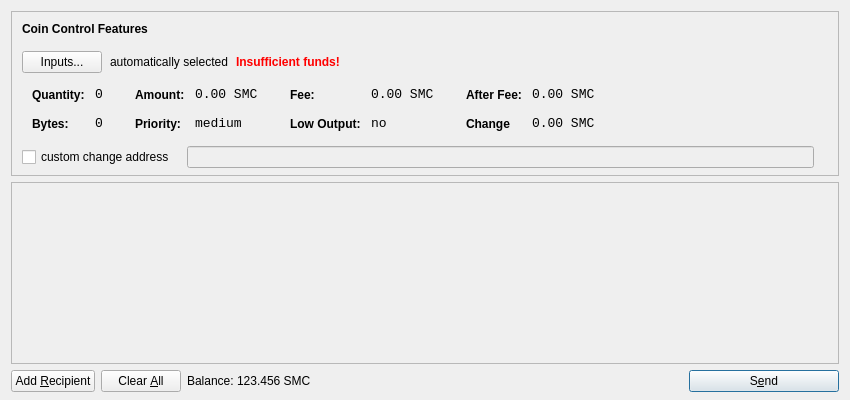
<?xml version="1.0" encoding="UTF-8"?>
<ui version="4.0">
 <class>SendCoinsDialog</class>
 <widget class="QDialog" name="SendCoinsDialog">
  <property name="geometry">
   <rect>
    <x>0</x>
    <y>0</y>
    <width>850</width>
    <height>400</height>
   </rect>
  </property>
  <property name="windowTitle">
   <string>Send Coins</string>
  </property>
  <layout class="QVBoxLayout" name="verticalLayout" stretch="0,1,0">
   <property name="bottomMargin">
    <number>8</number>
   </property>
   <item>
    <widget class="QFrame" name="frameCoinControl">
     <property name="sizePolicy">
      <sizepolicy hsizetype="Expanding" vsizetype="Expanding">
       <horstretch>0</horstretch>
       <verstretch>0</verstretch>
      </sizepolicy>
     </property>
     <property name="maximumSize">
      <size>
       <width>16777215</width>
       <height>16777215</height>
      </size>
     </property>
     <property name="frameShape">
      <enum>QFrame::StyledPanel</enum>
     </property>
     <property name="frameShadow">
      <enum>QFrame::Sunken</enum>
     </property>
     <layout class="QVBoxLayout" name="verticalLayoutCoinControl2">
      <property name="spacing">
       <number>-1</number>
      </property>
      <property name="leftMargin">
       <number>0</number>
      </property>
      <property name="topMargin">
       <number>0</number>
      </property>
      <property name="rightMargin">
       <number>0</number>
      </property>
      <property name="bottomMargin">
       <number>6</number>
      </property>
      <item>
       <layout class="QVBoxLayout" name="verticalLayoutCoinControl" stretch="0,0,0,0,1">
        <property name="spacing">
         <number>0</number>
        </property>
        <property name="leftMargin">
         <number>10</number>
        </property>
        <property name="topMargin">
         <number>10</number>
        </property>
        <item>
         <layout class="QHBoxLayout" name="horizontalLayoutCoinControl1">
          <property name="bottomMargin">
           <number>15</number>
          </property>
          <item>
           <widget class="QLabel" name="labelCoinControlFeatures">
            <property name="sizePolicy">
             <sizepolicy hsizetype="Preferred" vsizetype="Maximum">
              <horstretch>0</horstretch>
              <verstretch>0</verstretch>
             </sizepolicy>
            </property>
            <property name="font">
             <font>
              <weight>75</weight>
              <bold>true</bold>
             </font>
            </property>
            <property name="styleSheet">
             <string notr="true">font-weight:bold;</string>
            </property>
            <property name="text">
             <string>Coin Control Features</string>
            </property>
           </widget>
          </item>
         </layout>
        </item>
        <item>
         <layout class="QHBoxLayout" name="horizontalLayoutCoinControl2" stretch="0,0,0,0">
          <property name="spacing">
           <number>8</number>
          </property>
          <property name="bottomMargin">
           <number>10</number>
          </property>
          <item>
           <widget class="QPushButton" name="pushButtonCoinControl">
            <property name="styleSheet">
             <string notr="true"/>
            </property>
            <property name="text">
             <string>Inputs...</string>
            </property>
           </widget>
          </item>
          <item>
           <widget class="QLabel" name="labelCoinControlAutomaticallySelected">
            <property name="text">
             <string>automatically selected</string>
            </property>
            <property name="margin">
             <number>5</number>
            </property>
           </widget>
          </item>
          <item>
           <widget class="QLabel" name="labelCoinControlInsuffFunds">
            <property name="font">
             <font>
              <weight>75</weight>
              <bold>true</bold>
             </font>
            </property>
            <property name="styleSheet">
             <string notr="true">color:red;font-weight:bold;</string>
            </property>
            <property name="text">
             <string>Insufficient funds!</string>
            </property>
            <property name="margin">
             <number>5</number>
            </property>
           </widget>
          </item>
          <item>
           <spacer name="horizontalSpacerCoinControl">
            <property name="orientation">
             <enum>Qt::Horizontal</enum>
            </property>
            <property name="sizeHint" stdset="0">
             <size>
              <width>40</width>
              <height>1</height>
             </size>
            </property>
           </spacer>
          </item>
         </layout>
        </item>
        <item>
         <widget class="QWidget" name="widgetCoinControl" native="true">
          <property name="sizePolicy">
           <sizepolicy hsizetype="Preferred" vsizetype="Preferred">
            <horstretch>0</horstretch>
            <verstretch>0</verstretch>
           </sizepolicy>
          </property>
          <property name="minimumSize">
           <size>
            <width>0</width>
            <height>0</height>
           </size>
          </property>
          <property name="styleSheet">
           <string notr="true"/>
          </property>
          <layout class="QHBoxLayout" name="horizontalLayoutCoinControl5">
           <property name="margin">
            <number>0</number>
           </property>
           <item>
            <layout class="QHBoxLayout" name="horizontalLayoutCoinControl3" stretch="0,0,0,1">
             <property name="spacing">
              <number>20</number>
             </property>
             <property name="topMargin">
              <number>0</number>
             </property>
             <property name="bottomMargin">
              <number>10</number>
             </property>
             <item>
              <layout class="QFormLayout" name="formLayoutCoinControl1">
               <property name="horizontalSpacing">
                <number>10</number>
               </property>
               <property name="verticalSpacing">
                <number>14</number>
               </property>
               <property name="leftMargin">
                <number>10</number>
               </property>
               <property name="topMargin">
                <number>4</number>
               </property>
               <property name="rightMargin">
                <number>6</number>
               </property>
               <item row="0" column="0">
                <widget class="QLabel" name="labelCoinControlQuantityText">
                 <property name="styleSheet">
                  <string notr="true">font-weight:bold;</string>
                 </property>
                 <property name="text">
                  <string>Quantity:</string>
                 </property>
                 <property name="margin">
                  <number>0</number>
                 </property>
                </widget>
               </item>
               <item row="0" column="1">
                <widget class="QLabel" name="labelCoinControlQuantity">
                 <property name="font">
                  <font>
                   <family>Monospace</family>
                   <pointsize>10</pointsize>
                  </font>
                 </property>
                 <property name="cursor">
                  <cursorShape>IBeamCursor</cursorShape>
                 </property>
                 <property name="contextMenuPolicy">
                  <enum>Qt::ActionsContextMenu</enum>
                 </property>
                 <property name="text">
                  <string>0</string>
                 </property>
                 <property name="margin">
                  <number>0</number>
                 </property>
                 <property name="textInteractionFlags">
                  <set>Qt::LinksAccessibleByMouse|Qt::TextSelectableByKeyboard|Qt::TextSelectableByMouse</set>
                 </property>
                </widget>
               </item>
               <item row="1" column="0">
                <widget class="QLabel" name="labelCoinControlBytesText">
                 <property name="styleSheet">
                  <string notr="true">font-weight:bold;</string>
                 </property>
                 <property name="text">
                  <string>Bytes:</string>
                 </property>
                </widget>
               </item>
               <item row="1" column="1">
                <widget class="QLabel" name="labelCoinControlBytes">
                 <property name="font">
                  <font>
                   <family>Monospace</family>
                   <pointsize>10</pointsize>
                  </font>
                 </property>
                 <property name="cursor">
                  <cursorShape>IBeamCursor</cursorShape>
                 </property>
                 <property name="contextMenuPolicy">
                  <enum>Qt::ActionsContextMenu</enum>
                 </property>
                 <property name="text">
                  <string>0</string>
                 </property>
                 <property name="textInteractionFlags">
                  <set>Qt::LinksAccessibleByMouse|Qt::TextSelectableByKeyboard|Qt::TextSelectableByMouse</set>
                 </property>
                </widget>
               </item>
              </layout>
             </item>
             <item>
              <layout class="QFormLayout" name="formLayoutCoinControl2">
               <property name="horizontalSpacing">
                <number>10</number>
               </property>
               <property name="verticalSpacing">
                <number>14</number>
               </property>
               <property name="leftMargin">
                <number>6</number>
               </property>
               <property name="topMargin">
                <number>4</number>
               </property>
               <property name="rightMargin">
                <number>6</number>
               </property>
               <item row="0" column="0">
                <widget class="QLabel" name="labelCoinControlAmountText">
                 <property name="styleSheet">
                  <string notr="true">font-weight:bold;</string>
                 </property>
                 <property name="text">
                  <string>Amount:</string>
                 </property>
                 <property name="margin">
                  <number>0</number>
                 </property>
                </widget>
               </item>
               <item row="0" column="1">
                <widget class="QLabel" name="labelCoinControlAmount">
                 <property name="font">
                  <font>
                   <family>Monospace</family>
                   <pointsize>10</pointsize>
                  </font>
                 </property>
                 <property name="cursor">
                  <cursorShape>IBeamCursor</cursorShape>
                 </property>
                 <property name="contextMenuPolicy">
                  <enum>Qt::ActionsContextMenu</enum>
                 </property>
                 <property name="text">
                  <string notr="true">0.00 SMC</string>
                 </property>
                 <property name="textInteractionFlags">
                  <set>Qt::LinksAccessibleByMouse|Qt::TextSelectableByKeyboard|Qt::TextSelectableByMouse</set>
                 </property>
                </widget>
               </item>
               <item row="1" column="0">
                <widget class="QLabel" name="labelCoinControlPriorityText">
                 <property name="styleSheet">
                  <string notr="true">font-weight:bold;</string>
                 </property>
                 <property name="text">
                  <string>Priority:</string>
                 </property>
                </widget>
               </item>
               <item row="1" column="1">
                <widget class="QLabel" name="labelCoinControlPriority">
                 <property name="font">
                  <font>
                   <family>Monospace</family>
                   <pointsize>10</pointsize>
                  </font>
                 </property>
                 <property name="cursor">
                  <cursorShape>IBeamCursor</cursorShape>
                 </property>
                 <property name="contextMenuPolicy">
                  <enum>Qt::ActionsContextMenu</enum>
                 </property>
                 <property name="text">
                  <string>medium</string>
                 </property>
                 <property name="textInteractionFlags">
                  <set>Qt::LinksAccessibleByMouse|Qt::TextSelectableByKeyboard|Qt::TextSelectableByMouse</set>
                 </property>
                </widget>
               </item>
              </layout>
             </item>
             <item>
              <layout class="QFormLayout" name="formLayoutCoinControl3">
               <property name="horizontalSpacing">
                <number>10</number>
               </property>
               <property name="verticalSpacing">
                <number>14</number>
               </property>
               <property name="leftMargin">
                <number>6</number>
               </property>
               <property name="topMargin">
                <number>4</number>
               </property>
               <property name="rightMargin">
                <number>6</number>
               </property>
               <item row="0" column="0">
                <widget class="QLabel" name="labelCoinControlFeeText">
                 <property name="styleSheet">
                  <string notr="true">font-weight:bold;</string>
                 </property>
                 <property name="text">
                  <string>Fee:</string>
                 </property>
                 <property name="margin">
                  <number>0</number>
                 </property>
                </widget>
               </item>
               <item row="0" column="1">
                <widget class="QLabel" name="labelCoinControlFee">
                 <property name="font">
                  <font>
                   <family>Monospace</family>
                   <pointsize>10</pointsize>
                  </font>
                 </property>
                 <property name="cursor">
                  <cursorShape>IBeamCursor</cursorShape>
                 </property>
                 <property name="contextMenuPolicy">
                  <enum>Qt::ActionsContextMenu</enum>
                 </property>
                 <property name="text">
                  <string notr="true">0.00 SMC</string>
                 </property>
                 <property name="textInteractionFlags">
                  <set>Qt::LinksAccessibleByMouse|Qt::TextSelectableByKeyboard|Qt::TextSelectableByMouse</set>
                 </property>
                </widget>
               </item>
               <item row="1" column="0">
                <widget class="QLabel" name="labelCoinControlLowOutputText">
                 <property name="styleSheet">
                  <string notr="true">font-weight:bold;</string>
                 </property>
                 <property name="text">
                  <string>Low Output:</string>
                 </property>
                </widget>
               </item>
               <item row="1" column="1">
                <widget class="QLabel" name="labelCoinControlLowOutput">
                 <property name="font">
                  <font>
                   <family>Monospace</family>
                   <pointsize>10</pointsize>
                  </font>
                 </property>
                 <property name="cursor">
                  <cursorShape>IBeamCursor</cursorShape>
                 </property>
                 <property name="contextMenuPolicy">
                  <enum>Qt::ActionsContextMenu</enum>
                 </property>
                 <property name="text">
                  <string>no</string>
                 </property>
                 <property name="textInteractionFlags">
                  <set>Qt::LinksAccessibleByMouse|Qt::TextSelectableByKeyboard|Qt::TextSelectableByMouse</set>
                 </property>
                </widget>
               </item>
              </layout>
             </item>
             <item>
              <layout class="QFormLayout" name="formLayoutCoinControl4">
               <property name="horizontalSpacing">
                <number>10</number>
               </property>
               <property name="verticalSpacing">
                <number>14</number>
               </property>
               <property name="leftMargin">
                <number>6</number>
               </property>
               <property name="topMargin">
                <number>4</number>
               </property>
               <property name="rightMargin">
                <number>6</number>
               </property>
               <item row="0" column="0">
                <widget class="QLabel" name="labelCoinControlAfterFeeText">
                 <property name="styleSheet">
                  <string notr="true">font-weight:bold;</string>
                 </property>
                 <property name="text">
                  <string>After Fee:</string>
                 </property>
                 <property name="margin">
                  <number>0</number>
                 </property>
                </widget>
               </item>
               <item row="0" column="1">
                <widget class="QLabel" name="labelCoinControlAfterFee">
                 <property name="font">
                  <font>
                   <family>Monospace</family>
                   <pointsize>10</pointsize>
                  </font>
                 </property>
                 <property name="cursor">
                  <cursorShape>IBeamCursor</cursorShape>
                 </property>
                 <property name="contextMenuPolicy">
                  <enum>Qt::ActionsContextMenu</enum>
                 </property>
                 <property name="text">
                  <string notr="true">0.00 SMC</string>
                 </property>
                 <property name="textInteractionFlags">
                  <set>Qt::LinksAccessibleByMouse|Qt::TextSelectableByKeyboard|Qt::TextSelectableByMouse</set>
                 </property>
                </widget>
               </item>
               <item row="1" column="0">
                <widget class="QLabel" name="labelCoinControlChangeText">
                 <property name="styleSheet">
                  <string notr="true">font-weight:bold;</string>
                 </property>
                 <property name="text">
                  <string>Change</string>
                 </property>
                </widget>
               </item>
               <item row="1" column="1">
                <widget class="QLabel" name="labelCoinControlChange">
                 <property name="font">
                  <font>
                   <family>Monospace</family>
                   <pointsize>10</pointsize>
                  </font>
                 </property>
                 <property name="cursor">
                  <cursorShape>IBeamCursor</cursorShape>
                 </property>
                 <property name="contextMenuPolicy">
                  <enum>Qt::ActionsContextMenu</enum>
                 </property>
                 <property name="text">
                  <string notr="true">0.00 SMC</string>
                 </property>
                 <property name="textInteractionFlags">
                  <set>Qt::LinksAccessibleByMouse|Qt::TextSelectableByKeyboard|Qt::TextSelectableByMouse</set>
                 </property>
                </widget>
               </item>
              </layout>
             </item>
            </layout>
           </item>
          </layout>
         </widget>
        </item>
        <item>
         <layout class="QHBoxLayout" name="horizontalLayoutCoinControl4" stretch="0,0,0">
          <property name="spacing">
           <number>12</number>
          </property>
          <property name="sizeConstraint">
           <enum>QLayout::SetDefaultConstraint</enum>
          </property>
          <property name="topMargin">
           <number>5</number>
          </property>
          <property name="rightMargin">
           <number>5</number>
          </property>
          <item>
           <widget class="QCheckBox" name="checkBoxCoinControlChange">
            <property name="text">
             <string>custom change address</string>
            </property>
           </widget>
          </item>
          <item>
           <widget class="QLineEdit" name="lineEditCoinControlChange">
            <property name="enabled">
             <bool>false</bool>
            </property>
            <property name="sizePolicy">
             <sizepolicy hsizetype="Expanding" vsizetype="Fixed">
              <horstretch>0</horstretch>
              <verstretch>0</verstretch>
             </sizepolicy>
            </property>
           </widget>
          </item>
          <item>
           <widget class="QLabel" name="labelCoinControlChangeLabel">
            <property name="sizePolicy">
             <sizepolicy hsizetype="Preferred" vsizetype="Expanding">
              <horstretch>0</horstretch>
              <verstretch>0</verstretch>
             </sizepolicy>
            </property>
            <property name="minimumSize">
             <size>
              <width>0</width>
              <height>0</height>
             </size>
            </property>
            <property name="text">
             <string/>
            </property>
            <property name="margin">
             <number>3</number>
            </property>
           </widget>
          </item>
         </layout>
        </item>
        <item>
         <spacer name="verticalSpacerCoinControl">
          <property name="orientation">
           <enum>Qt::Vertical</enum>
          </property>
          <property name="sizeHint" stdset="0">
           <size>
            <width>800</width>
            <height>1</height>
           </size>
          </property>
         </spacer>
        </item>
       </layout>
      </item>
     </layout>
    </widget>
   </item>
   <item>
    <widget class="QScrollArea" name="scrollArea">
     <property name="widgetResizable">
      <bool>true</bool>
     </property>
     <widget class="QWidget" name="scrollAreaWidgetContents">
      <property name="geometry">
       <rect>
        <x>0</x>
        <y>0</y>
        <width>830</width>
        <height>165</height>
       </rect>
      </property>
      <layout class="QVBoxLayout" name="verticalLayout_2">
       <property name="margin">
        <number>0</number>
       </property>
       <item>
        <layout class="QVBoxLayout" name="entries">
         <property name="spacing">
          <number>6</number>
         </property>
        </layout>
       </item>
       <item>
        <spacer name="verticalSpacer">
         <property name="orientation">
          <enum>Qt::Vertical</enum>
         </property>
         <property name="sizeHint" stdset="0">
          <size>
           <width>20</width>
           <height>40</height>
          </size>
         </property>
        </spacer>
       </item>
      </layout>
     </widget>
    </widget>
   </item>
   <item>
    <layout class="QHBoxLayout" name="horizontalLayout">
     <item>
      <widget class="QPushButton" name="addButton">
       <property name="toolTip">
        <string>Send to multiple recipients at once</string>
       </property>
       <property name="text">
        <string>Add &amp;Recipient</string>
       </property>
       <property name="autoDefault">
        <bool>false</bool>
       </property>
      </widget>
     </item>
     <item>
      <widget class="QPushButton" name="clearButton">
       <property name="sizePolicy">
        <sizepolicy hsizetype="Minimum" vsizetype="Fixed">
         <horstretch>0</horstretch>
         <verstretch>0</verstretch>
        </sizepolicy>
       </property>
       <property name="toolTip">
        <string>Remove all transaction fields</string>
       </property>
       <property name="text">
        <string>Clear &amp;All</string>
       </property>
       <property name="autoRepeatDelay">
        <number>300</number>
       </property>
       <property name="autoDefault">
        <bool>false</bool>
       </property>
      </widget>
     </item>
     <item>
      <layout class="QHBoxLayout" name="horizontalLayout_2">
       <property name="spacing">
        <number>3</number>
       </property>
       <item>
        <widget class="QLabel" name="label">
         <property name="sizePolicy">
          <sizepolicy hsizetype="Preferred" vsizetype="Fixed">
           <horstretch>0</horstretch>
           <verstretch>0</verstretch>
          </sizepolicy>
         </property>
         <property name="text">
          <string>Balance:</string>
         </property>
        </widget>
       </item>
       <item>
        <widget class="QLabel" name="labelBalance">
         <property name="sizePolicy">
          <sizepolicy hsizetype="Preferred" vsizetype="Fixed">
           <horstretch>0</horstretch>
           <verstretch>0</verstretch>
          </sizepolicy>
         </property>
         <property name="cursor">
          <cursorShape>IBeamCursor</cursorShape>
         </property>
         <property name="text">
          <string notr="true">123.456 SMC</string>
         </property>
         <property name="textInteractionFlags">
          <set>Qt::LinksAccessibleByMouse|Qt::TextSelectableByKeyboard|Qt::TextSelectableByMouse</set>
         </property>
        </widget>
       </item>
      </layout>
     </item>
     <item>
      <spacer name="horizontalSpacer">
       <property name="orientation">
        <enum>Qt::Horizontal</enum>
       </property>
       <property name="sizeHint" stdset="0">
        <size>
         <width>40</width>
         <height>20</height>
        </size>
       </property>
      </spacer>
     </item>
     <item>
      <widget class="QPushButton" name="sendButton">
       <property name="minimumSize">
        <size>
         <width>150</width>
         <height>0</height>
        </size>
       </property>
       <property name="toolTip">
        <string>Confirm the send action</string>
       </property>
       <property name="text">
        <string>S&amp;end</string>
       </property>
       <property name="icon">
        <iconset resource="../bitcoin.qrc">
         <normaloff>:/icons/send</normaloff>:/icons/send</iconset>
       </property>
       <property name="default">
        <bool>true</bool>
       </property>
      </widget>
     </item>
    </layout>
   </item>
  </layout>
 </widget>
 <resources>
  <include location="../bitcoin.qrc"/>
 </resources>
 <connections/>
</ui>
